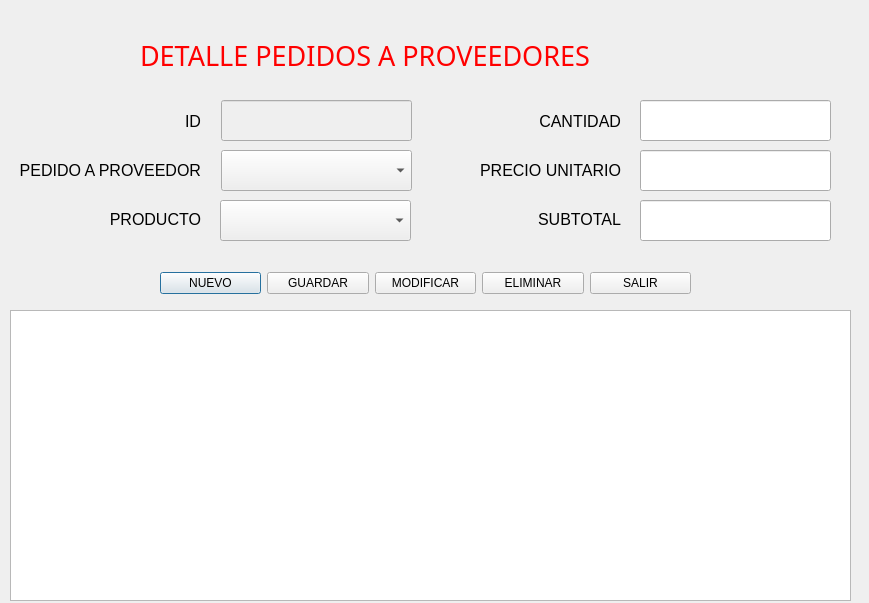
<?xml version="1.0" encoding="UTF-8"?>
<ui version="4.0">
 <class>Detallepedidosproveedores</class>
 <widget class="QDialog" name="Detallepedidosproveedores">
  <property name="geometry">
   <rect>
    <x>0</x>
    <y>0</y>
    <width>869</width>
    <height>603</height>
   </rect>
  </property>
  <property name="windowTitle">
   <string>Detalle Pedidos a Proveedores</string>
  </property>
  <widget class="QTableView" name="tablaDetallePedidosProveedores">
   <property name="geometry">
    <rect>
     <x>10</x>
     <y>310</y>
     <width>841</width>
     <height>291</height>
    </rect>
   </property>
  </widget>
  <widget class="QLineEdit" name="txtCantidad">
   <property name="geometry">
    <rect>
     <x>640</x>
     <y>100</y>
     <width>191</width>
     <height>41</height>
    </rect>
   </property>
  </widget>
  <widget class="QComboBox" name="cbPedidoProveedor">
   <property name="geometry">
    <rect>
     <x>221</x>
     <y>150</y>
     <width>191</width>
     <height>41</height>
    </rect>
   </property>
  </widget>
  <widget class="QWidget" name="layoutWidget_3">
   <property name="geometry">
    <rect>
     <x>430</x>
     <y>100</y>
     <width>191</width>
     <height>141</height>
    </rect>
   </property>
   <layout class="QVBoxLayout" name="_3">
    <item>
     <widget class="QLabel" name="labelCantidad">
      <property name="font">
       <font>
        <pointsize>12</pointsize>
       </font>
      </property>
      <property name="text">
       <string>CANTIDAD</string>
      </property>
      <property name="alignment">
       <set>Qt::AlignmentFlag::AlignRight|Qt::AlignmentFlag::AlignTrailing|Qt::AlignmentFlag::AlignVCenter</set>
      </property>
     </widget>
    </item>
    <item>
     <widget class="QLabel" name="labelPrecioUnitario">
      <property name="font">
       <font>
        <family>Segoe UI</family>
        <pointsize>12</pointsize>
       </font>
      </property>
      <property name="text">
       <string>PRECIO UNITARIO</string>
      </property>
      <property name="alignment">
       <set>Qt::AlignmentFlag::AlignRight|Qt::AlignmentFlag::AlignTrailing|Qt::AlignmentFlag::AlignVCenter</set>
      </property>
     </widget>
    </item>
    <item>
     <widget class="QLabel" name="labelSubtotal">
      <property name="font">
       <font>
        <pointsize>12</pointsize>
       </font>
      </property>
      <property name="text">
       <string>SUBTOTAL</string>
      </property>
      <property name="alignment">
       <set>Qt::AlignmentFlag::AlignRight|Qt::AlignmentFlag::AlignTrailing|Qt::AlignmentFlag::AlignVCenter</set>
      </property>
     </widget>
    </item>
   </layout>
  </widget>
  <widget class="QWidget" name="layoutWidget">
   <property name="geometry">
    <rect>
     <x>10</x>
     <y>100</y>
     <width>191</width>
     <height>141</height>
    </rect>
   </property>
   <layout class="QVBoxLayout" name="_2">
    <item>
     <widget class="QLabel" name="labelID">
      <property name="font">
       <font>
        <family>Segoe UI</family>
        <pointsize>12</pointsize>
       </font>
      </property>
      <property name="text">
       <string>ID</string>
      </property>
      <property name="alignment">
       <set>Qt::AlignmentFlag::AlignRight|Qt::AlignmentFlag::AlignTrailing|Qt::AlignmentFlag::AlignVCenter</set>
      </property>
     </widget>
    </item>
    <item>
     <widget class="QLabel" name="labelPedidoProveedor">
      <property name="font">
       <font>
        <family>Segoe UI</family>
        <pointsize>12</pointsize>
       </font>
      </property>
      <property name="text">
       <string>PEDIDO A PROVEEDOR</string>
      </property>
      <property name="alignment">
       <set>Qt::AlignmentFlag::AlignRight|Qt::AlignmentFlag::AlignTrailing|Qt::AlignmentFlag::AlignVCenter</set>
      </property>
     </widget>
    </item>
    <item>
     <widget class="QLabel" name="labelProducto">
      <property name="font">
       <font>
        <pointsize>12</pointsize>
       </font>
      </property>
      <property name="text">
       <string>PRODUCTO</string>
      </property>
      <property name="alignment">
       <set>Qt::AlignmentFlag::AlignRight|Qt::AlignmentFlag::AlignTrailing|Qt::AlignmentFlag::AlignVCenter</set>
      </property>
     </widget>
    </item>
   </layout>
  </widget>
  <widget class="QLabel" name="label">
   <property name="geometry">
    <rect>
     <x>140</x>
     <y>40</y>
     <width>501</width>
     <height>31</height>
    </rect>
   </property>
   <property name="font">
    <font>
     <family>MV Boli</family>
     <pointsize>20</pointsize>
     <underline>false</underline>
    </font>
   </property>
   <property name="styleSheet">
    <string notr="true">color: rgb(255, 0, 0);</string>
   </property>
   <property name="text">
    <string>DETALLE PEDIDOS A PROVEEDORES</string>
   </property>
   <property name="textFormat">
    <enum>Qt::TextFormat::AutoText</enum>
   </property>
  </widget>
  <widget class="QLineEdit" name="txtID">
   <property name="enabled">
    <bool>false</bool>
   </property>
   <property name="geometry">
    <rect>
     <x>221</x>
     <y>100</y>
     <width>191</width>
     <height>41</height>
    </rect>
   </property>
  </widget>
  <widget class="QWidget" name="layoutWidget_2">
   <property name="geometry">
    <rect>
     <x>160</x>
     <y>270</y>
     <width>531</width>
     <height>26</height>
    </rect>
   </property>
   <layout class="QHBoxLayout" name="horizontalLayout">
    <item>
     <widget class="QPushButton" name="btnNuevo">
      <property name="text">
       <string>NUEVO</string>
      </property>
      <property name="icon">
       <iconset theme="QIcon::ThemeIcon::FolderNew"/>
      </property>
     </widget>
    </item>
    <item>
     <widget class="QPushButton" name="btnGuardar">
      <property name="text">
       <string>GUARDAR</string>
      </property>
      <property name="icon">
       <iconset theme="QIcon::ThemeIcon::DocumentSave"/>
      </property>
     </widget>
    </item>
    <item>
     <widget class="QPushButton" name="btnModificar">
      <property name="text">
       <string>MODIFICAR</string>
      </property>
      <property name="icon">
       <iconset theme="QIcon::ThemeIcon::MailMessageNew"/>
      </property>
     </widget>
    </item>
    <item>
     <widget class="QPushButton" name="btnEliminar">
      <property name="text">
       <string>ELIMINAR</string>
      </property>
      <property name="icon">
       <iconset theme="QIcon::ThemeIcon::ApplicationExit"/>
      </property>
     </widget>
    </item>
    <item>
     <widget class="QPushButton" name="btnSalir">
      <property name="text">
       <string>SALIR</string>
      </property>
      <property name="icon">
       <iconset theme="QIcon::ThemeIcon::SystemLogOut"/>
      </property>
     </widget>
    </item>
   </layout>
  </widget>
  <widget class="QComboBox" name="cbProducto">
   <property name="geometry">
    <rect>
     <x>220</x>
     <y>200</y>
     <width>191</width>
     <height>41</height>
    </rect>
   </property>
  </widget>
  <widget class="QLineEdit" name="txtPrecioUnitario">
   <property name="geometry">
    <rect>
     <x>640</x>
     <y>150</y>
     <width>191</width>
     <height>41</height>
    </rect>
   </property>
  </widget>
  <widget class="QLineEdit" name="txtSubtotal">
   <property name="geometry">
    <rect>
     <x>640</x>
     <y>200</y>
     <width>191</width>
     <height>41</height>
    </rect>
   </property>
  </widget>
 </widget>
 <resources/>
 <connections/>
</ui>
